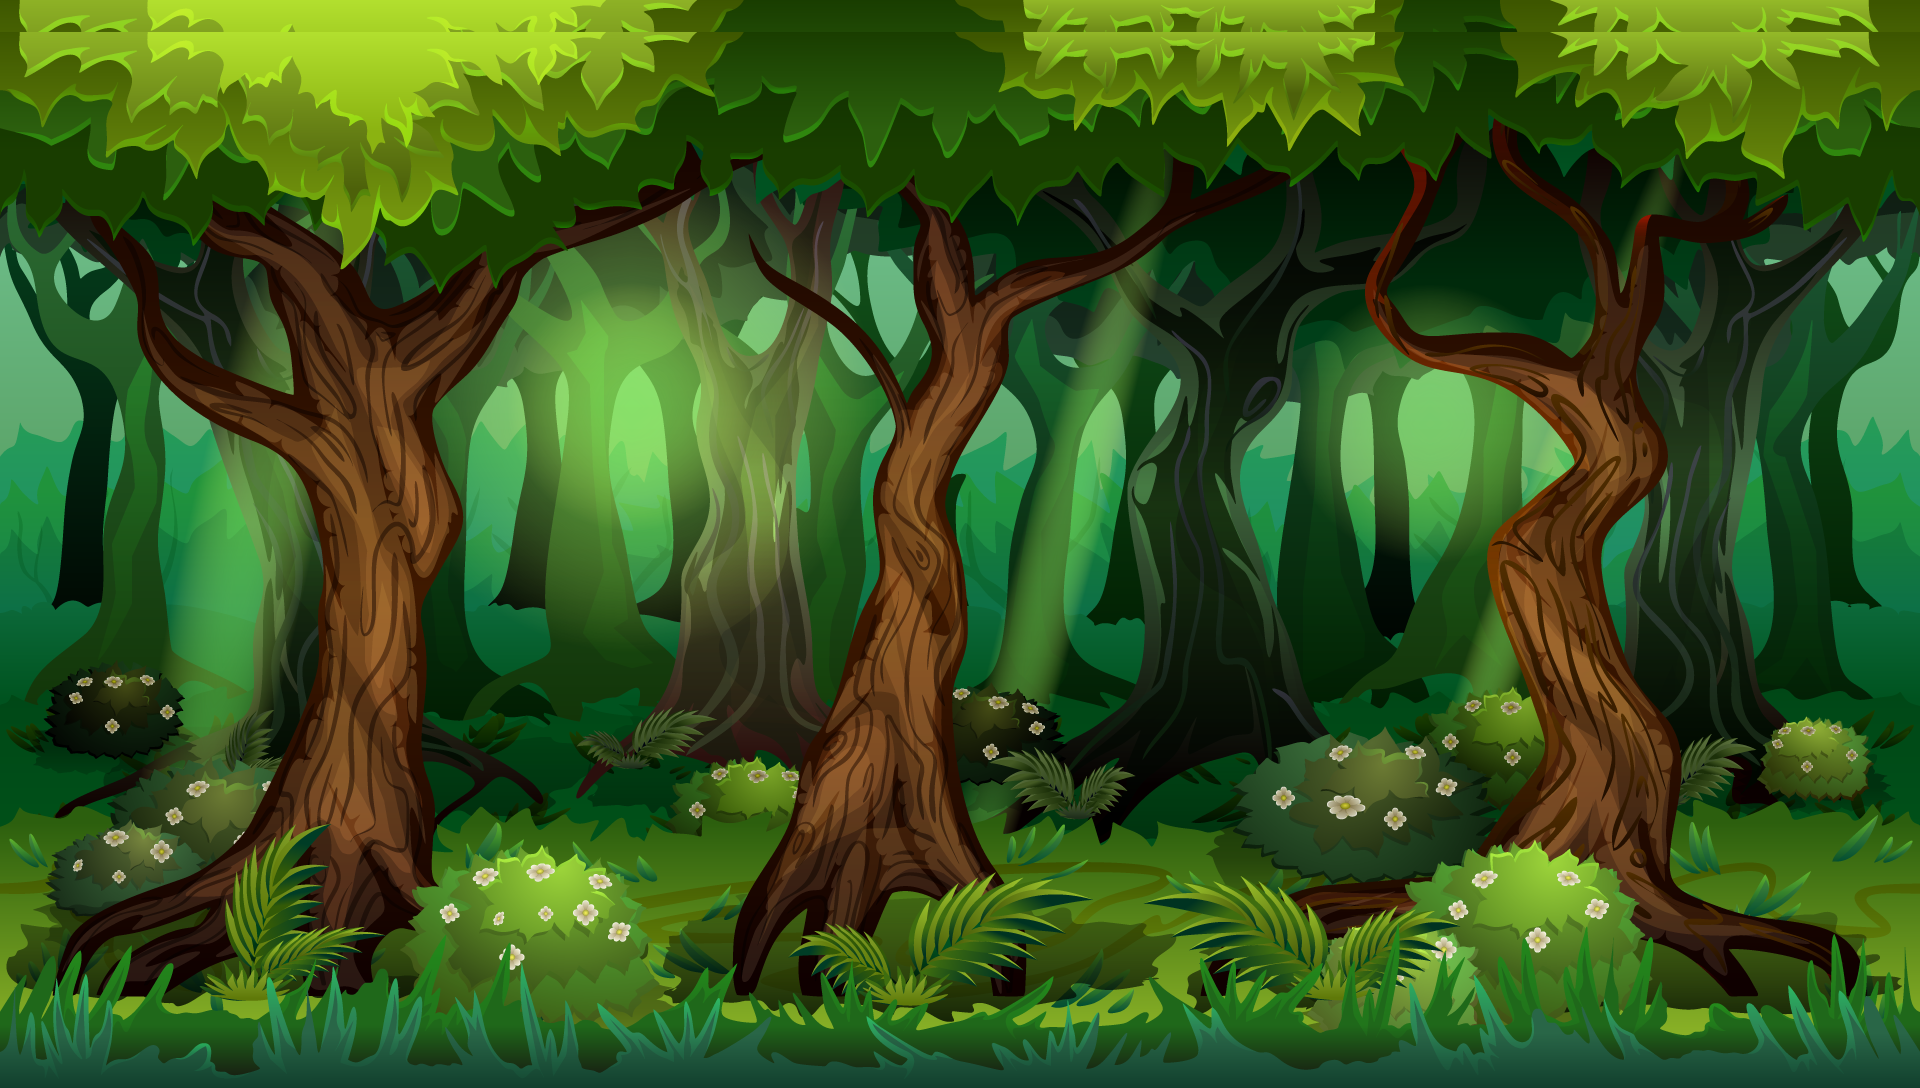

The image is a tile-based game level rendered from a .tmx file. Its description and source (layers, tilesets, objects; grid data summarised) follow:
An orthogonal 60x34 tile map with 32x32 px tiles, 1 tile layer (Camada de Tiles 1) and 8 objects (mainPlayer).

<map version="1.5" tiledversion="1.6.0" orientation="orthogonal" renderorder="right-down" width="60" height="34" tilewidth="32" tileheight="32" infinite="0" nextlayerid="4" nextobjectid="7">
 <tileset firstgid="1" name="area01_level_tiles" tilewidth="32" tileheight="32" tilecount="1980" columns="60">
  <image source="../img/map/area01_level_tiles.png" width="1920" height="1080" />
 </tileset>
 <layer id="1" name="Camada de Tiles 1" width="60" height="34">
  <data>[2040 cells, 2040 non-empty, 1980 distinct tile ids]</data>
 </layer>
 <objectgroup color="#00ff00" name="Entities">
  <object id="1" name="mainPlayer" x="128" y="224" width="48" height="64">
   <properties>
    <property name="framewidth" type="int" value="64" />
    <property name="image" value="gripe_run_right" />
   </properties>
  </object>
 </objectgroup>
<objectgroup color="#ff0000" name="collision">
  <object id="2" x="0" y="96" width="64" height="256" />
  <object id="3" x="64" y="288" width="128" height="64" />
  <object id="4" x="0" y="352" width="32" height="128" />
  <object id="5" x="32" y="416" width="256" height="64" />
  <object id="6" x="288" y="384" width="352" height="96" />
  <object id="7" x="640" y="416" width="608" height="64" />
  <object id="8" x="1248" y="0" width="32" height="480" />
 </objectgroup>
</map>
